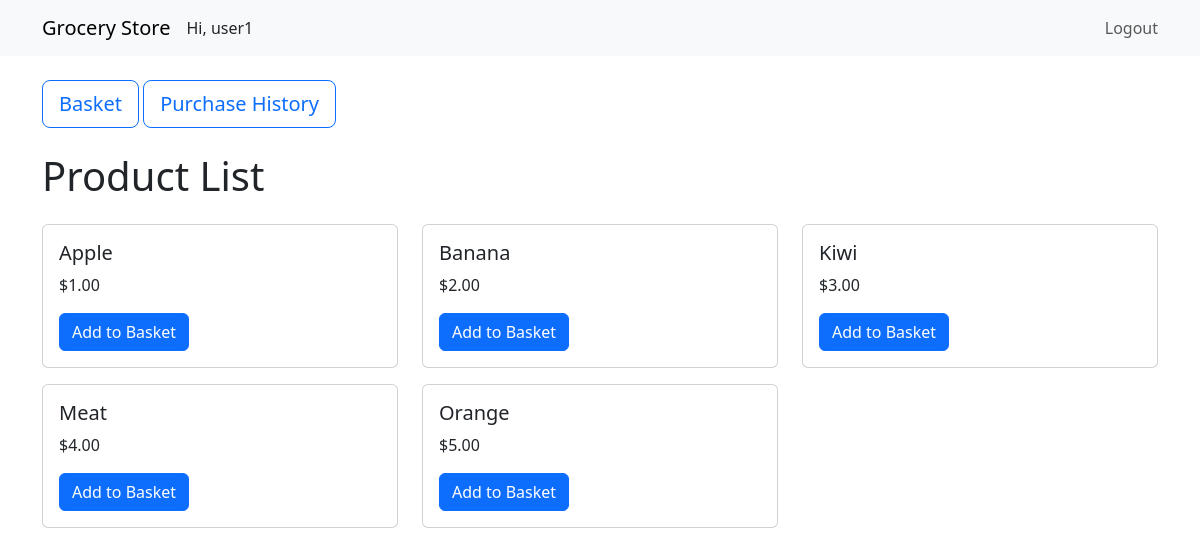
/ (signed in), run on the app's committed database.
### main/models.py (models this page shows, shortened)
class User(AbstractUser):
  USER_TYPE_CHOICES = [
      ('customer', 'Customer'),
      ('staff', 'Staff'),
  ]
  user_type = models.CharField(max_length=10, choices=USER_TYPE_CHOICES)
  phone_number = models.CharField(max_length=15)
  groups = models.ManyToManyField(
    'auth.Group',
    related_name='custom_user_set',
    blank=True,
    help_text='The groups this user belongs to. A user will get all permissions granted to each of their groups.',
    verbose_name='groups',
  )
  user_permissions = models.ManyToManyField(
    'auth.Permission',
    related_name='custom_user_permissions_set',
    blank=True,
    help_text='Specific permissions for this user.',
    verbose_name='user permissions',
  )
  def is_customer(self):
    return self.user_type == 'customer'
  def is_staff(self):
    return self.user_type == 'staff'

class Product(models.Model):
  id = models.AutoField(primary_key=True)
  name = models.CharField(max_length=100)
  price = models.DecimalField(max_digits=10, decimal_places=2)

### main/views.py (the view)
# urls.py: path('', views.product_list, name='product_list'),  # list of products
def product_list(request):
    products = Product.objects.all()
    return render(request, 'main/product_list.html', {'products': products})

### main/templates/main/product_list.html (shortened to what this page needs)
{% extends 'main/base.html' %}
{% block content %}
{% if user.is_customer %}
<a href="{% url 'basket_view' %}" class="btn btn-outline-primary btn-lg mb-4">
  Basket
</a>
<a href="{% url 'purchase_history' %}" class="btn btn-outline-primary btn-lg mb-4">
  Purchase History
</a>
{% endif %}
<h1 class="mb-4">Product List</h1>
<div class="row">
  {% for product in products %}
  <div class="col-md-4">
    <div class="card mb-3">
      <div class="card-body">
        <h5 class="card-title">{{ product.name }}</h5>
        <p class="card-text">${{ product.price }}</p>
        {% if user.is_customer %}
        <a href="{% url 'add_to_basket' product.id %}" class="btn btn-primary"
          >Add to Basket</a
        >
        {% endif %}
      </div>
    </div>
  </div>
  {% endfor %}
</div>
{% endblock %}

### main/templates/main/base.html (shortened to what this page needs)
<!DOCTYPE html>
<html lang="en">
  <head>
    <link
      href="https://cdn.jsdelivr.net/npm/bootstrap@5.3.0/dist/css/bootstrap.min.css"
      rel="stylesheet"
    />
  </head>
  <body>
    <nav class="navbar navbar-expand-lg navbar-light bg-light">
      <div class="container">
        <div class="d-flex flex-row justify-content-center align-items-center">
          <a class="navbar-brand" href="/">Grocery Store</a>
          {% if user.is_authenticated %}
          <p class="mb-0">Hi, {{ user.username }}</p>
          {% endif %}
        </div>
        <div class="collapse navbar-collapse" id="navbarNav">
          <ul class="navbar-nav ms-auto">
            {% if user.is_authenticated %}
            <li class="nav-item">
              <form
                method="post"
                action="{% url 'logout' %}"
                style="display: inline"
              >
                <button
                  type="submit"
                  class="btn btn-link nav-link"
                  style="padding: 0; border: none; cursor: pointer"
                >
                  Logout
                </button>
              </form>
            </li>
            {% endif %}
          </ul>
        </div>
      </div>
    </nav>
    <div class="container mt-4">{% block content %}{% endblock %}</div>
  </body>
</html>

### data on the page
User: username "user1"
Product: name "Apple", price "1.00"
Product: name "Banana", price "2.00"
Product: name "Kiwi", price "3.00"
Product: name "Meat", price "4.00"
Product: name "Orange", price "5.00"
